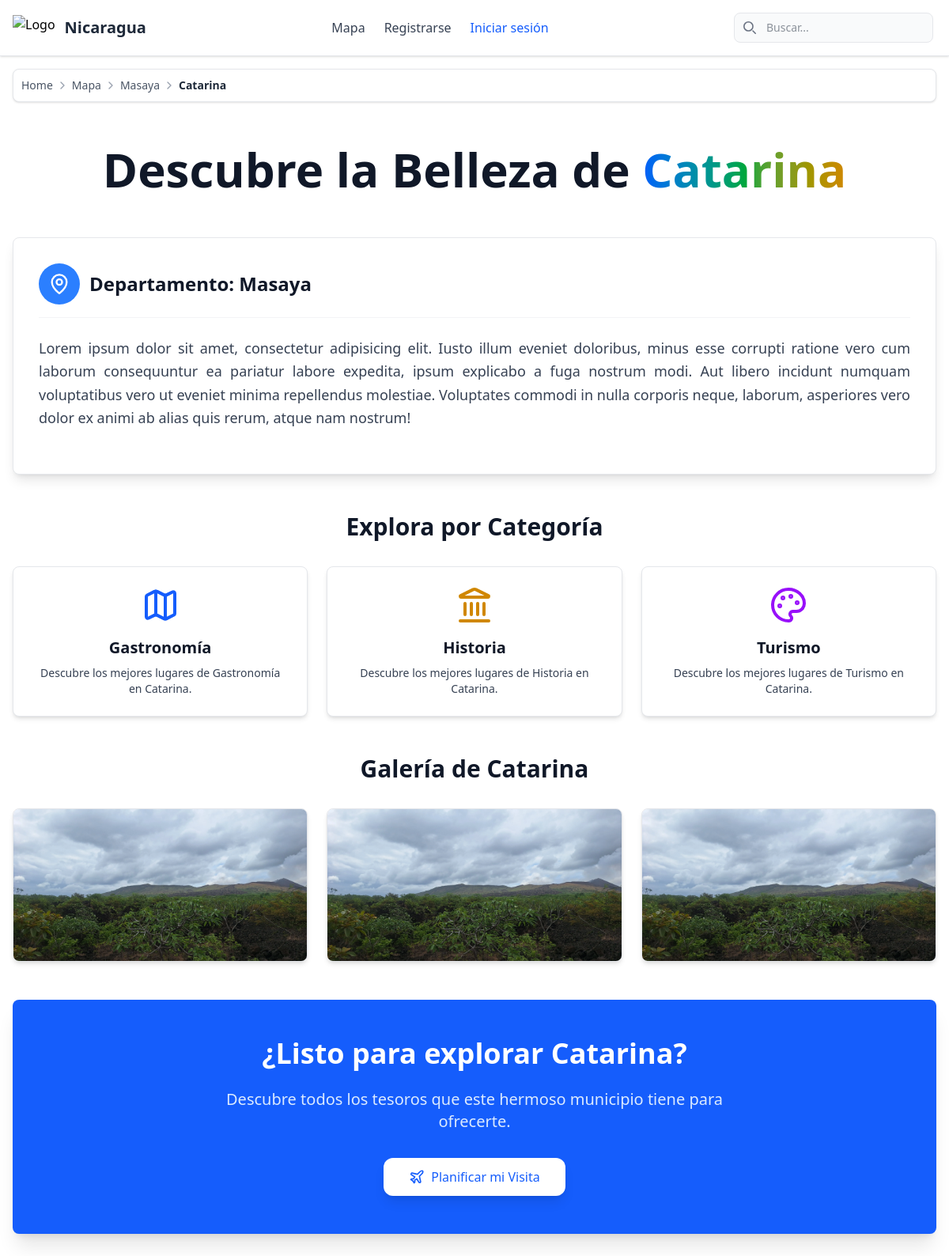
Screenshot of /home/maps/municipality/catarina/ with the database file from the repository.
### page/models.py (models this page shows, shortened)
class Department(models.Model):
    name = models.CharField("Nombre", max_length=100, unique=True)
    description = models.TextField("Descripción", blank=True, null=True)
    slug = models.SlugField(max_length=120, unique=True, blank=True, help_text="Versión del nombre para URLs amigables.")
    def get_absolute_url(self):
        return reverse('maps-department', kwargs={'department_slug': self.slug})
    class Meta:
        verbose_name = "Departamento"
        verbose_name_plural = "Departamentos"
        ordering = ['name']

class Municipality(models.Model):
    name = models.CharField("Nombre", max_length=100)
    description = models.TextField("Descripción", blank=True, null=True)
    department = models.ForeignKey(Department, on_delete=models.CASCADE, related_name='municipalities', verbose_name="Departamento")
    slug = models.SlugField(max_length=120, unique=True, blank=True, help_text="Versión del nombre para URLs amigables. Se genera automáticamente.")
    def get_absolute_url(self):
        return reverse('municipality-detail', kwargs={'municipality_slug': self.slug})
    class Meta:
        verbose_name = "Municipio"
        verbose_name_plural = "Municipios"
        unique_together = ('name', 'department')
        ordering = ['department__name', 'name']

class Category(models.Model):
    name = models.CharField("Nombre", max_length=100, unique=True)
    slug = models.SlugField(max_length=120, unique=True, blank=True, help_text="Versión del nombre para URLs amigables.")
    description = models.TextField("Descripción", blank=True, null=True)
    class Meta:
        verbose_name = "Categoría"
        verbose_name_plural = "Categorías"
        ordering = ['name']

### page/views.py (the view)
# urls.py: path('home/maps/municipality/<slug:municipality_slug>/', municipality_detail, name='municipality-detail'),
def municipality_detail(request, municipality_slug):
    municipality = get_object_or_404(Municipality, slug=municipality_slug)
    category_pages = CategoryPage.objects.filter(municipality=municipality).select_related('category')
    categories = [page.category for page in category_pages]
    return render(request, "page/municipality.html", {
        "municipality": municipality,
        "department": municipality.department,
        "categories": categories,
    })

### page/templates/page/municipality.html (shortened to what this page needs)
{% extends 'rally_nicaragua/base.html' %}
{% load breadcrumbs %}
{% load static %}
{% block content %}
{% render_breadcrumb %}
<div class="min-h-screen bg-white text-gray-800">
  <div class="container mx-auto px-4 py-8 max-w-7xl">
    <section class="mb-12 text-center">
      <h1 class="text-4xl sm:text-5xl lg:text-6xl font-extrabold text-gray-900 mb-4 leading-tight">
        Descubre la Belleza de
        <span class="text-transparent bg-clip-text bg-gradient-to-r from-blue-600 via-green-600 to-yellow-600">
        </span>
      </h1>
    </section>
    <section class="bg-white p-8 rounded-lg shadow-lg border border-gray-200 mb-12">
      {% if department %}
      <div
        class="flex flex-col md:flex-row md:items-center md:justify-between flex-wrap mb-6 pb-4 border-b border-gray-100">
        <div
          class="flex items-center mb-4 md:mb-0 text-center md:text-left w-full md:w-auto justify-center md:justify-start">
          <div class="p-3 rounded-full bg-blue-500 flex items-center justify-center flex-shrink-0 mr-3">
            <i data-lucide="map-pin" class="w-7 h-7 text-white"></i>
          </div>
          <h2 class="text-2xl font-extrabold text-gray-900">
            Departamento: {{ department.name }}
          </h2>
        </div>
      </div>
      {% endif %}
      {% if municipality.description %}
      <div class="text-lg text-justify text-gray-700 leading-relaxed mb-6 prose prose-lg max-w-none">
        {{ municipality.description|safe }}
      </div>
      {% else %}
      <p class="text-gray-600 italic">No hay disponible para este municipio.</p>
      {% endif %}
    </section>
    <section class="mb-12">
      <h3 class="text-3xl font-bold text-gray-900 text-center mb-8">Explora por Categoría</h3>
      {% if categories %}
      <div class="grid grid-cols-1 sm:grid-cols-2 lg:grid-cols-3 gap-6">
        {% for category in categories %}
        <div
          class="bg-white rounded-lg shadow-md border border-gray-200 transition-all duration-300 hover:shadow-lg hover:scale-[1.01]">
          <a href="{% url 'category-page' municipality_slug=municipality.slug category_slug=category.slug %}"
            class="block p-6 text-center">
            {% if category.name == "Turismo" %}
            <i data-lucide="palette" class="w-12 h-12 text-purple-600 mx-auto mb-4"></i>
            {% elif category.name == "Naturaleza" %}
            <i data-lucide="leaf" class="w-12 h-12 text-green-600 mx-auto mb-4"></i>
            {% elif category.name == "Historia" %}
            <i data-lucide="landmark" class="w-12 h-12 text-yellow-600 mx-auto mb-4"></i>
            {% elif category.name == "Gastronomia" %}
            <i data-lucide="utensils" class="w-12 h-12 text-orange-600 mx-auto mb-4"></i>
            {% else %}
            <i data-lucide="map" class="w-12 h-12 text-blue-600 mx-auto mb-4"></i>
            {% endif %}
            <h4 class="text-xl font-semibold text-gray-900 mb-2">{{ category.name }}</h4>
            <p class="text-gray-700 text-sm">
              Descubre los mejores lugares de {{ category.name }} en {{municipality.name}}.</p>
          </a>
        </div>
        {% endfor %}
      </div>
      {% else %}
      <p class="text-gray-600 italic text-center mt-6">No hay categorías disponibles para este municipio todavía.</p>
      {% endif %}
    </section>
    <section class="mb-12">
      <h3 class="text-3xl font-bold text-gray-900 text-center mb-8">Galería de {{ municipality.name }}</h3>
      <div class="grid grid-cols-1 sm:grid-cols-2 lg:grid-cols-3 gap-6">
        <div
          class="relative group rounded-lg overflow-hidden shadow-md border border-gray-200 transform hover:scale-[1.02] transition-transform duration-300">
          <img src="{% static 'img/masaya.webp' %}" alt="Calle colonial"
            class="w-full h-48 object-cover transition-transform duration-300 group-hover:scale-105" />
        </div>
        <div
          class="relative group rounded-lg overflow-hidden shadow-md border border-gray-200 transform hover:scale-[1.02] transition-transform duration-300">
          <img src="{% static 'img/masaya.webp' %}" alt="Mercado local"
            class="w-full h-48 object-cover transition-transform duration-300 group-hover:scale-105" />
        </div>
        <div
          class="relative group rounded-lg overflow-hidden shadow-md border border-gray-200 transform hover:scale-[1.02] transition-transform duration-300">
          <img src="{% static 'img/masaya.webp' %}" alt="Paisaje natural"
            class="w-full h-48 object-cover transition-transform duration-300 group-hover:scale-105" />
        </div>
      </div>
    </section>
    <section class="text-center bg-blue-600 p-12 rounded-lg shadow-xl mb-12">
      <h3 class="text-3xl lg:text-4xl font-bold text-white mb-6">¿Listo para explorar {{ municipality.name }}?</h3>
      <p class="text-xl text-blue-100 max-w-2xl mx-auto mb-8">
        Descubre todos los tesoros que este hermoso municipio tiene para ofrecerte.
      </p>
      <a href="{% url 'home-maps' %}"
        class="inline-flex items-center bg-white text-blue-600 hover:bg-gray-100 px-8 py-3 rounded-xl shadow-lg hover:shadow-xl transition-all duration-300 transform hover:scale-105">
        <i data-lucide="plane" class="w-5 h-5 mr-2"></i>
        <span>Planificar mi Visita</span>
      </a>
    </section>
  </div>
</div>
{% endblock %}

### templates/components/breadcrumb.html
<div class="flex justify-center items-center p-4 w-full z-20">
  <div
    class="flex items-center w-full max-w-7xl bg-white border border-gray-200 shadow-sm p-2.5  rounded-lg flex-wrap gap-x-1.5">
    <nav class="flex" aria-label="Breadcrumb">
      <ol class="inline-flex items-center flex-wrap">
        {% for item in breadcrumb %}
        <li class="inline-flex items-center justify-center">
          {% if item.url %}
          <a href="{{ item.url }}"
            class="inline-flex items-center text-sm font-medium text-gray-600 hover:text-blue-600 transition-colors duration-200">
            {{ item.name }}
          </a>
          {% if not forloop.last %}
          <i data-lucide="chevron-right" class="w-4 h-4 text-gray-400 mx-1"></i>
          {% endif %}
          {% else %}
          <span class="text-sm font-semibold text-gray-800">
            {{ item.name }}
          </span>
          {% endif %}
        </li>
        {% endfor %}
      </ol>
    </nav>
  </div>
</div>

### rows the page displays
Department: name "Masaya", name "Masaya"
Municipality: name "Catarina", description "Lorem ipsum dolor sit amet, consectetur adipisicing elit. Iusto illum eveniet doloribus, minus esse corrupti ratione vero cum laborum consequuntur ea pariatur labore expedita, ipsum explicabo a fuga nostrum modi. Aut libero incidunt numquam voluptatibus vero ut eveniet minima repellendus molestiae. Voluptates commodi in nulla corporis neque, laborum, asperiores vero dolor ex animi ab alias quis rerum, atque nam nostrum!", name "Catarina"
Category: name "Gastronomía"
Category: name "Historia"
Category: name "Turismo"

### other values shown
{{ item.name }} "Home" "Mapa"
